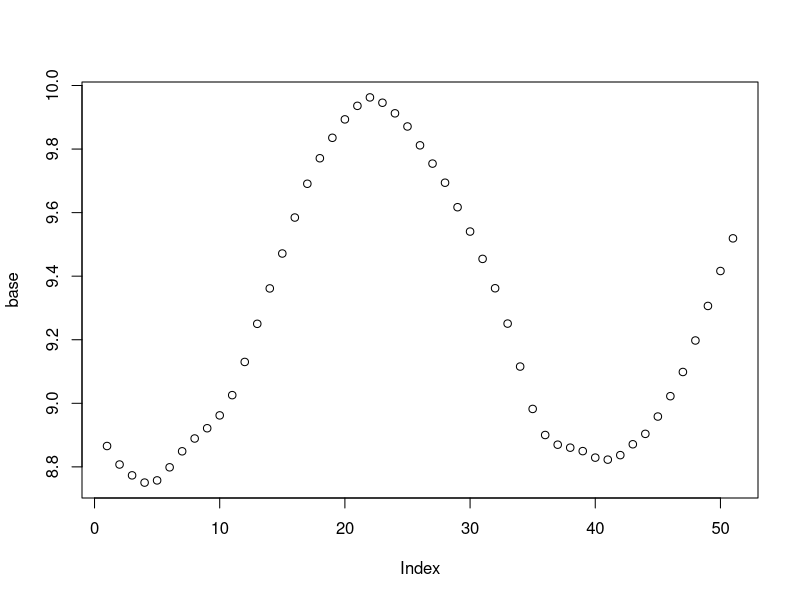
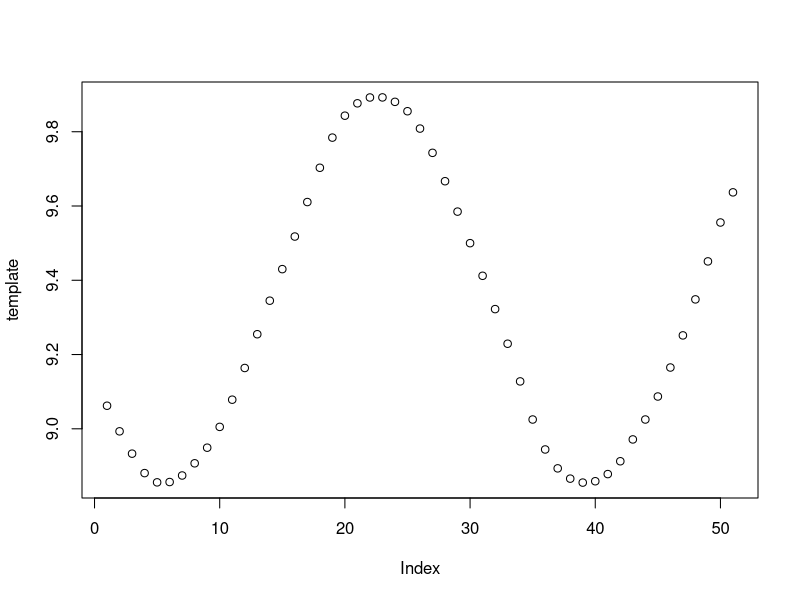

Write the R code that produced these figures, in order.
# Martin Kersner, m.kersner@gmail.com
# 07/11/2016

library("zoo")

# from stackoverflow
crossCorrMax<- function(a,b) {
  d <- ccf(a, b, plot = FALSE)
  cor = d$acf[,,1]
  lag = d$lag[,,1]
  res = data.frame(cor,lag)
  res_max = res[which.max(res$cor),]
  return(res_max)
}

# from stackoverflow
shift <- function(x, n, invert=FALSE, default=NA){
  stopifnot(length(x)>=n)
  if(n==0){
    return(x)
  }
  n <- ifelse(invert, n*(-1), n)
  if(n<0){
    n <- abs(n)
    forward=FALSE
  }else{
    forward=TRUE
  }
  if(forward){
    return(c(rep(default, n), x[seq_len(length(x)-n)]))
  }
  if(!forward){
    return(c(x[seq_len(length(x)-n)+n], rep(default, n)))
  }
}

# UP
data1  <- read.csv('prep_data/acc_up1.csv')
data2  <- read.csv('prep_data/acc_up2.csv')
data3  <- read.csv('prep_data/acc_up3.csv')
data4  <- read.csv('prep_data/acc_up4.csv')
data5  <- read.csv('prep_data/acc_up5.csv')
data6  <- read.csv('prep_data/acc_up6.csv')
data7  <- read.csv('prep_data/acc_up7.csv')
data8  <- read.csv('prep_data/acc_up8.csv')
data9  <- read.csv('prep_data/acc_up9.csv')
data10 <- read.csv('prep_data/acc_up10.csv')

# DOWN
# data1  <- read.csv('prep_data/acc_down1.csv')
# data2  <- read.csv('prep_data/acc_down2.csv')
# data3  <- read.csv('prep_data/acc_down3.csv')
# data4  <- read.csv('prep_data/acc_down4.csv')
# data5  <- read.csv('prep_data/acc_down5.csv')
# data6  <- read.csv('prep_data/acc_down6.csv')
# data7  <- read.csv('prep_data/acc_down7.csv')
# data8  <- read.csv('prep_data/acc_down8.csv')
# data9  <- read.csv('prep_data/acc_down9.csv')
# data10  <- read.csv('prep_data/acc_down10.csv')

window <- 50 # data contains about 50 measurements per second

start <- 100
end   <- 400

Z1  <- rollmean(data1$Z, k=window)[start:end]
Z2  <- rollmean(data2$Z, k=window)[start:end]
Z3  <- rollmean(data3$Z, k=window)[start:end]
Z4  <- rollmean(data4$Z, k=window)[start:end]
Z5  <- rollmean(data5$Z, k=window)[start:end]
Z6  <- rollmean(data6$Z, k=window)[start:end]
Z7  <- rollmean(data7$Z, k=window)[start:end]
Z8  <- rollmean(data8$Z, k=window)[start:end]
Z9  <- rollmean(data9$Z, k=window)[start:end]
Z10 <- rollmean(data10$Z, k=window)[start:end]

Z <- rbind(Z1, Z2)
Z <- rbind(Z, Z3)
Z <- rbind(Z, Z4)
Z <- rbind(Z, Z5)
Z <- rbind(Z, Z6)
Z <- rbind(Z, Z7)
Z <- rbind(Z, Z8)
Z <- rbind(Z, Z9)
Z <- rbind(Z, Z10)

# Z2 for base UP
base_start <- 25 # 25 for UP
base_step <- 50 # 50 for UP
threshold <- 0.7 # cross correlation threshold for accepting
base <- Z2[base_start:(base_start+base_step)] # them main base on which we will try to fit all others
base_df <- base
plot(base)

for (i in seq(10)) {
  tmp_whole <- Z[i, ]
  len <- length(tmp_whole)
  for (j in seq(1, (len-(len%%base_step)), base_step)) {
    tmp_part <- tmp_whole[j:(j+base_step)]
    
    ccm <- crossCorrMax(base, tmp_part)
    if (ccm$cor > threshold) {
      base_df <- rbind(base_df, shift(tmp_part, ccm$lag, default=0)) # empty spaces filled with 0
    }
  }
}

noncol_values <- which(base_df != 0, arr.ind = T)
agg_count_cols <- as.data.frame(table(noncol_values[,2]))
template <- colSums(base_df)/agg_count_cols[,2]
plot(template)